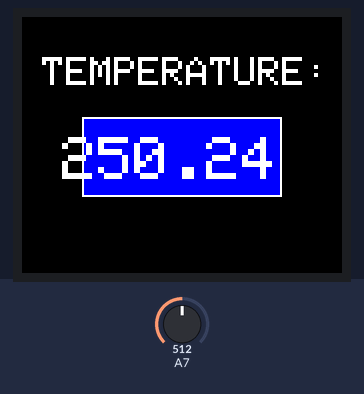
This sketch was run on a simulated Arduino Nano, built with avr-gcc and run on an emulated ATmega328P. Parts: 160×128 colour display. The test bench sets the inputs (shaded band); at power-on: A7 = 512. What the sketch prints to the serial monitor is not drawn.

Above: at 3.2 s.
3.3 s: A7 set to 716
At 4.7 s:
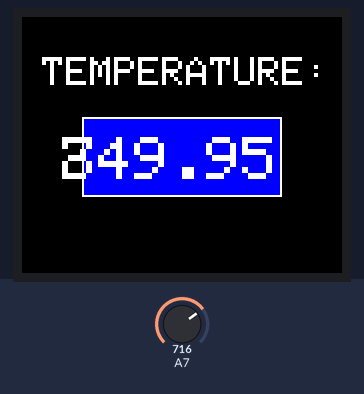
5.0 s: A7 set to 900
At 5.6 s:
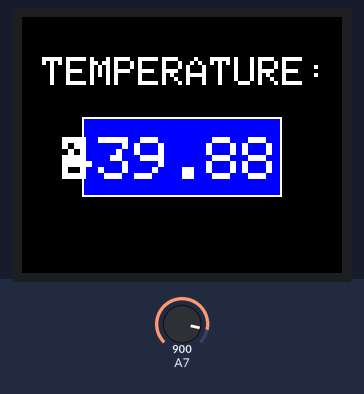
6.5 s: A7 set to 1023
At 7.5 s:
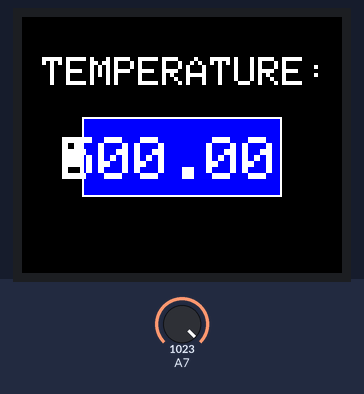
Timing chart, 0 to 9.5 s (numbered marks = the images above; inputs shaded):
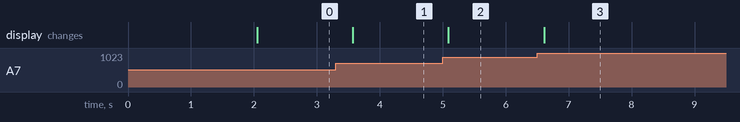

Measured:
- after the input at 3.3 s, the display: changes after 0.27 s (image 1)
- after the input at 5.0 s, the display: changes after 0.09 s (image 2)
- after the input at 6.5 s, the display: changes after 0.11 s (image 3)

The sketch:

arduino_thermometer.ino
```cpp
#include <TFT.h>  // Arduino LCD library
#include <SPI.h>

#define cs   10
#define dc   9
#define rst  8

TFT TFTscreen = TFT(cs, dc, rst);

char temp[8];

void setup() {

  TFTscreen.begin();
  Serial.begin(9600);

  TFTscreen.background(0, 0, 0);
  TFTscreen.stroke(255,255,255);
  TFTscreen.setTextSize(2);
 TFTscreen.text("Mr.maker", 30, 60);
  delay(2000);
  TFTscreen.background(0, 0, 0);
  TFTscreen.text("TEMPERATURE:", 10, 20);
}

void loop() {
float sensorVal = analogRead(A7);
float temperature = (sensorVal *500 ) /1023 ;
Serial.print(temperature);
dtostrf(temperature, 6, 2, temp);

  TFTscreen.fill(0, 0, 255);
  TFTscreen.rect(30, 50, 100, 40);

   TFTscreen.setTextSize(3);
  TFTscreen.stroke(255, 255, 255);
  TFTscreen.text(temp, 20, 60);
  delay(500);
}
```
